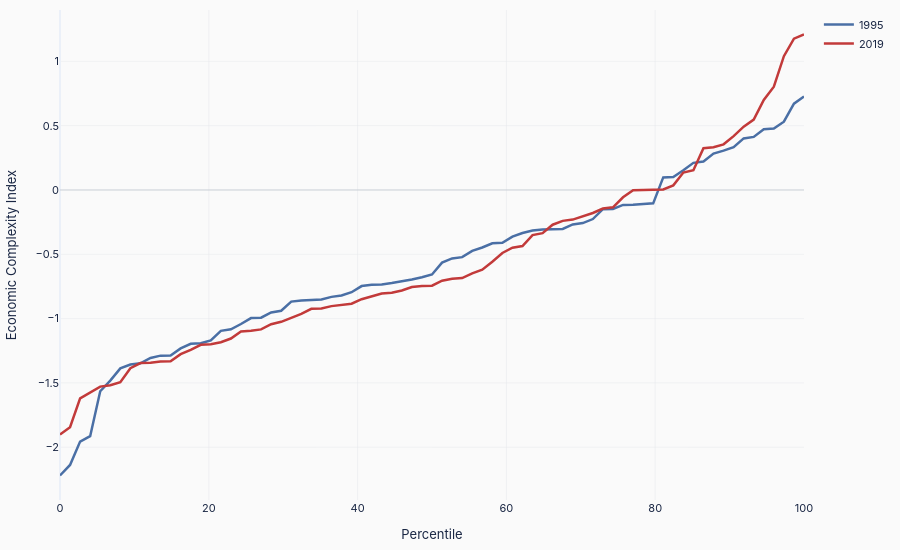

The notebook cell saved with this chart:
### Markdown cell above
### 1a. ECI Distribution Change: 1995 vs 2019

### Code cell
yr_95 = df[df['Year'] == 1995]['Economic Complexity Index'].dropna().sort_values().values
yr_19 = df[df['Year'] == 2019]['Economic Complexity Index'].dropna().sort_values().values

fig = go.Figure()
for vals, yr, col in [(yr_95, 1995, PALETTE['blue']), (yr_19, 2019, PALETTE['red'])]:
    pcts = np.linspace(0, 100, len(vals))
    fig.add_trace(go.Scatter(
        x=pcts, y=vals,
        mode='lines', name=str(yr),
        line=dict(color=col, width=2.5),
    ))

fig.update_layout(**base_layout(
    height=STYLE['chart_height'],
    xaxis=dict(
        title=dict(text='Percentile', font=dict(size=STYLE['axis_title_size'])),
        gridcolor=STYLE['grid_color'], gridwidth=STYLE['grid_width'],
    ),
    yaxis=dict(
        title=dict(text='Economic Complexity Index', font=dict(size=STYLE['axis_title_size'])),
        gridcolor=STYLE['grid_color'], gridwidth=STYLE['grid_width'],
        zeroline=True, zerolinecolor=STYLE['zero_line_color'], zerolinewidth=1,
    ),
    legend=dict(font=dict(size=STYLE['legend_size'])),
))

save_chart(fig, os.path.join(OUT, 'eci_distribution_comparison'))

### Figure 1 — Plotly figure (JSON) as saved in the notebook; plotly's stock layout.template omitted (floating-point values rounded to 4 significant figures)
{"data": [{"line": {"color": "#4a6fa5", "width": 2.5}, "mode": "lines", "name": "1995", "type": "scatter", "x": [0.0, 1.351, 2.703, 4.054, 5.405, 6.757, 8.108, 9.459, 10.81, 12.16, 13.51, 14.86, 16.22, 17.57, 18.92, 20.27, 21.62, 22.97, 24.32, 25.68, 27.03, 28.38, 29.73, 31.08, 32.43, 33.78, 35.14, 36.49, 37.84, 39.19, 40.54, 41.89, 43.24, 44.59, 45.95, 47.3, 48.65, 50.0, 51.35, 52.7, 54.05, 55.41, 56.76, 58.11, 59.46, 60.81, 62.16, 63.51, 64.86, 66.22, 67.57, 68.92, 70.27, 71.62, 72.97, 74.32, 75.68, 77.03, 78.38, 79.73, 81.08, 82.43, 83.78, 85.14, 86.49, 87.84, 89.19, 90.54, 91.89, 93.24, 94.59, 95.95, 97.3, 98.65, 100.0], "y": [-2.22, -2.138, -1.956, -1.914, -1.565, -1.482, -1.387, -1.357, -1.348, -1.306, -1.288, -1.287, -1.232, -1.196, -1.192, -1.169, -1.095, -1.083, -1.042, -0.996, -0.993, -0.952, -0.939, -0.868, -0.859, -0.853, -0.851, -0.831, -0.82, -0.795, -0.747, -0.737, -0.734, -0.723, -0.711, -0.6961, -0.679, -0.657, -0.565, -0.532, -0.522, -0.473, -0.447, -0.414, -0.411, -0.363, -0.335, -0.315, -0.307, -0.307, -0.303, -0.268, -0.257, -0.226, -0.149, -0.147, -0.116, -0.115, -0.107, -0.104, 0.098, 0.101, 0.154, 0.211, 0.222, 0.283, 0.3058, 0.333, 0.401, 0.413, 0.473, 0.478, 0.531, 0.671, 0.727]}, {"line": {"color": "#c23a3a", "width": 2.5}, "mode": "lines", "name": "2019", "type": "scatter", "x": [0.0, 1.351, 2.703, 4.054, 5.405, 6.757, 8.108, 9.459, 10.81, 12.16, 13.51, 14.86, 16.22, 17.57, 18.92, 20.27, 21.62, 22.97, 24.32, 25.68, 27.03, 28.38, 29.73, 31.08, 32.43, 33.78, 35.14, 36.49, 37.84, 39.19, 40.54, 41.89, 43.24, 44.59, 45.95, 47.3, 48.65, 50.0, 51.35, 52.7, 54.05, 55.41, 56.76, 58.11, 59.46, 60.81, 62.16, 63.51, 64.86, 66.22, 67.57, 68.92, 70.27, 71.62, 72.97, 74.32, 75.68, 77.03, 78.38, 79.73, 81.08, 82.43, 83.78, 85.14, 86.49, 87.84, 89.19, 90.54, 91.89, 93.24, 94.59, 95.95, 97.3, 98.65, 100.0], "y": [-1.901, -1.845, -1.621, -1.575, -1.529, -1.518, -1.494, -1.386, -1.346, -1.344, -1.334, -1.332, -1.277, -1.243, -1.204, -1.2, -1.184, -1.155, -1.1, -1.095, -1.084, -1.044, -1.025, -0.994, -0.964, -0.924, -0.921, -0.903, -0.893, -0.884, -0.849, -0.827, -0.805, -0.799, -0.781, -0.754, -0.746, -0.744, -0.705, -0.69, -0.685, -0.648, -0.62, -0.558, -0.49, -0.449, -0.436, -0.351, -0.336, -0.27, -0.24, -0.23, -0.203, -0.179, -0.144, -0.135, -0.057, -0.002, 0.0, 0.003, 0.004, 0.036, 0.136, 0.154, 0.325, 0.333, 0.355, 0.419, 0.492, 0.547, 0.7, 0.803, 1.04, 1.177, 1.209]}], "layout": {"font": {"color": "#1a2744", "family": "IBM Plex Sans, -apple-system, BlinkMacSystemFont, sans-serif", "size": 11}, "height": 550, "legend": {"font": {"size": 11}}, "margin": {"b": 50, "l": 60, "r": 40, "t": 10}, "paper_bgcolor": "#fafafa", "plot_bgcolor": "#fafafa", "xaxis": {"gridcolor": "#e5e7eb", "gridwidth": 0.5, "title": {"font": {"size": 13}, "text": "Percentile"}}, "yaxis": {"gridcolor": "#e5e7eb", "gridwidth": 0.5, "title": {"font": {"size": 13}, "text": "Economic Complexity Index"}, "zeroline": true, "zerolinecolor": "#c9cfd6", "zerolinewidth": 1}}}
